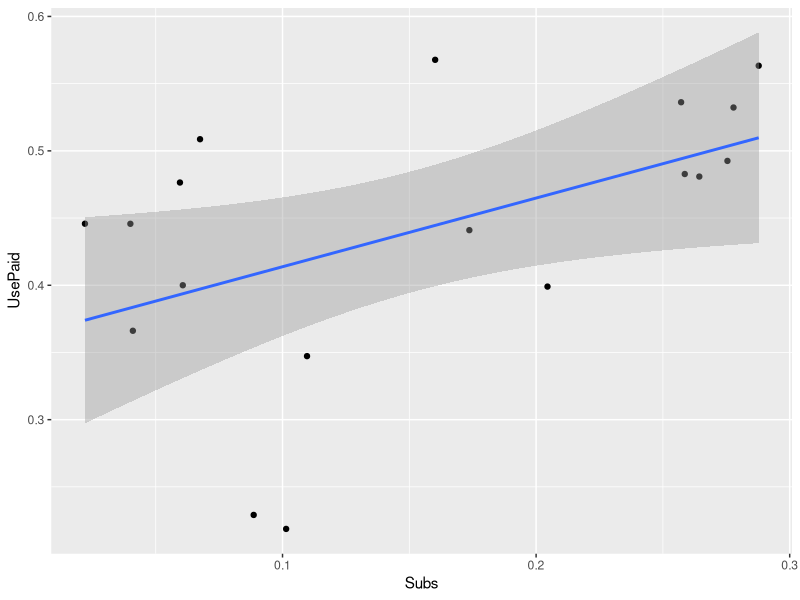
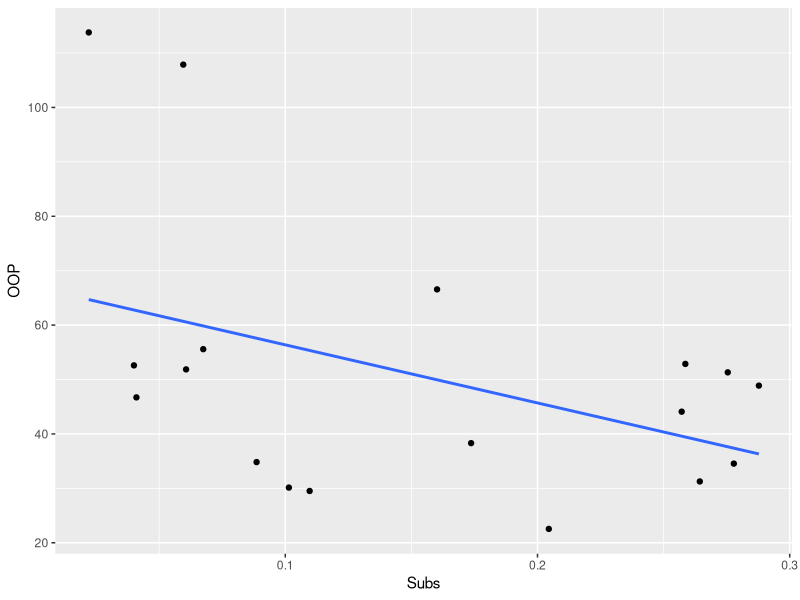
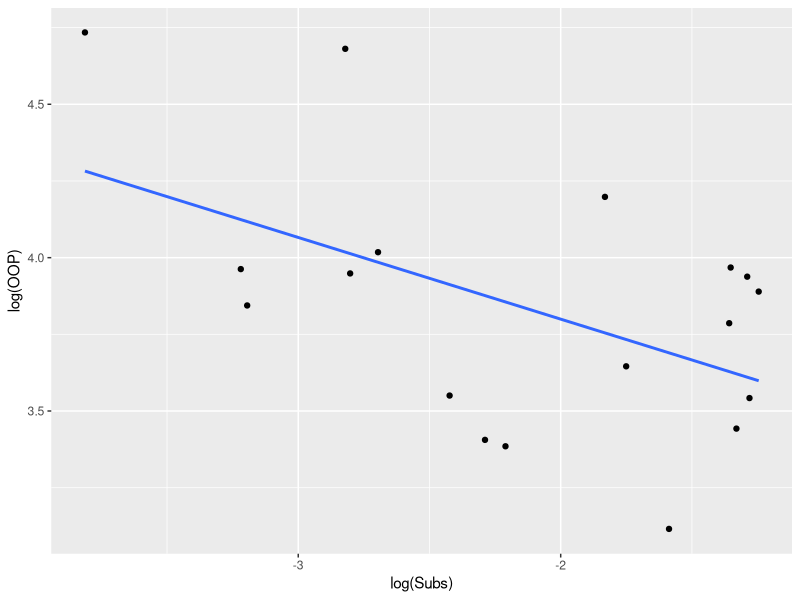

Source code (R) for these figures, in order:
library(ggplot2)
library(dplyr)
library(tidyr)
library(reshape)
setwd("~/GitHub/welfare-meta-study/Data/")
D <- read.csv("ChildCareMoms.csv") %>% mutate(Subs = Subs/Emp, OOP = CPI*OOP/UsePaid*100, UsePaid = UsePaid/Emp)
ggplot(D,aes(x=Subs,y=UsePaid)) + geom_point() + geom_smooth(method="lm")

D0 <- D %>% filter(Arm==0) %>% melt(c("Site","Year","Arm","AgeMin","AgeMax")) %>% select(-Arm)
D1 <- D %>% filter(Arm>0) %>% melt(c("Site","Year","Arm","AgeMin","AgeMax"))
TE <- merge(D0,D1,by=c("Site","Year","AgeMin","AgeMax","variable")) %>% mutate(TE = value.y-value.x)

# so next we can regress and test this regression

ggplot(D,aes(x=Subs,y=OOP)) + geom_point() + geom_smooth(method="lm",se=FALSE)
mod1 <- lm(OOP ~ Subs,D)
summary(mod1)
mod2 <- lm(log(OOP) ~ log(Subs),D)
summary(mod2)

ggplot(D,aes(x=log(Subs),y=log(OOP))) + geom_point() + geom_smooth(method="lm",se=FALSE)
D$Price = exp(predict(mod2))
D$Price2 = predict(mod1)

write.csv(D,"ChildCareMoms_estimated.csv")


mod3 <- lm(UsePaid ~ Price2,D)
mod4 <- lm(log(UsePaid) ~ log(Price2),D)
summary(mod3)
summary(mod4)
#ok

mod3 <- lm(UsePaid ~ Subs,D)
mod4 <- lm(log(UsePaid) ~ log(Subs),D)
summary(mod3)
summary(mod4)
